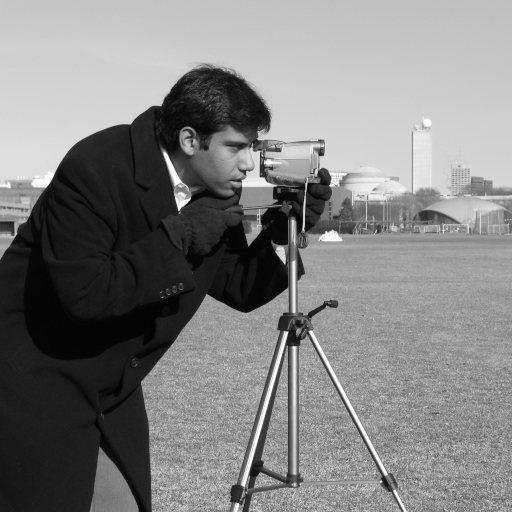
#> input picture skimage.data.camera(), 512 x 512 px
$ jupyter execute 'SS-2021-1-Lab-11-해설-20175334-장윤제.ipynb'
#> lines starting #> are read from the running program, lines starting #| are printed output that depends on the picture; long printed decimals are rounded
<h1 align='center'> 신호 및 시스템 실습 11</h1>

<p style="text-align: right"> 2021.5.27. (목)</p>

<div class="alert alert-block alert-info">

- 파일 이름에서 00000000을 자신의 학번으로, name을 자신의 이름으로 수정하세요.

- 다음 줄에 자신의 이름, 학번, 학과(전공)을 적으세요.

* 이름: 장윤제  &nbsp;&nbsp;          학번: 20175334   &nbsp;&nbsp;         학과(전공): 스마트IoT

</div>

- Jupyter notebook에 대한 설명은 [The Jupyter Notebook](https://jupyter-notebook.readthedocs.io/en/stable/)을  참고하라.

- Markdown은 [Markdown Guide](https://www.markdownguide.org/)를 참고하라.
- [Markdown Cheat Sheet](https://www.markdownguide.org/cheat-sheet/)
- Sympy의 복소수 관련 함수는 [sympy.functions.elementary.complexes](https://docs.sympy.org/latest/modules/functions/elementary.html#cbrt)를 참고하라.

* 제출 마감: 5월 29일 (토) 오후 6:00까지 최종본 제출

[cell 1]
from skimage import data, io, filters
import scipy.signal as sig
from scipy.signal import convolve2d
import numpy as np
import matplotlib.pyplot as plt
#dir(data)

[cell 2]
camera = data.camera()
#> camera is the input picture: shape (512, 512); min 0, max 255, mean 129.1
edge_roberts = filters.roberts(camera)
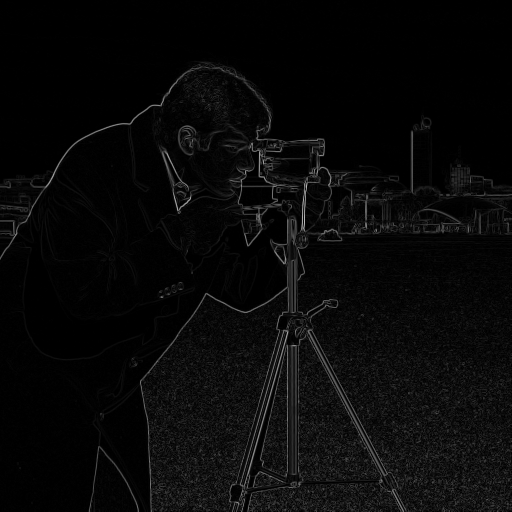
#> edge_roberts: shape (512, 512) float64; min 0, max 0.731, mean 0.0358
edge_sobel = filters.sobel(camera)
print(edge_roberts.dtype, edge_roberts.max(), edge_roberts.min())
#| float64 0.7314 0.0

[cell 3]
plt.imshow(camera, cmap='gray')
plt.show()

[cell 4]
plt.imshow(edge_roberts, cmap='gray')
plt.show()

[cell 5]
plt.imshow(edge_sobel, cmap='gray')
plt.show()

[cell 6]
h_line = np.array([[-1,-1,-1],[2,2,2],[-1,-1,-1]])
h_camera = sig.convolve2d(camera, h_line, mode='same')
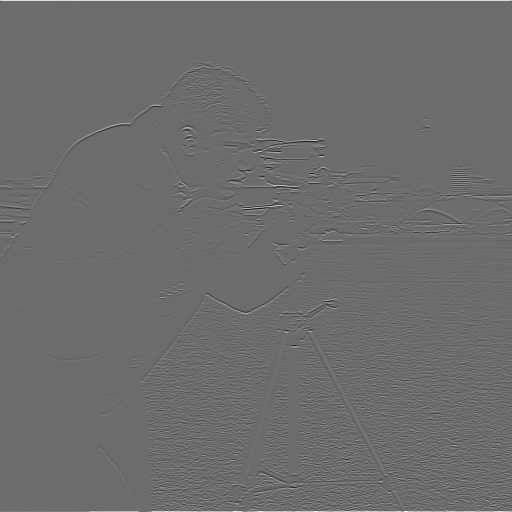
#> h_camera: shape (512, 512) int64; min -564, max 757, mean 1.8; drawn with min black and max white

[cell 7]
h_camera.min(), h_camera.max(), h_camera.dtype

[cell 8]
h_camera = (h_camera - h_camera.min()) / (h_camera.max() - h_camera.min())
h_camera.min(), h_camera.max(), h_camera.dtype

[cell 9]
plt.imshow(h_camera, cmap='gray')
plt.show()

[cell 10]
h_camera.mean()
#> Out = 0.428

[cell 11]
hh = h_camera.copy()
hh[hh>h_camera.mean()] = 1.
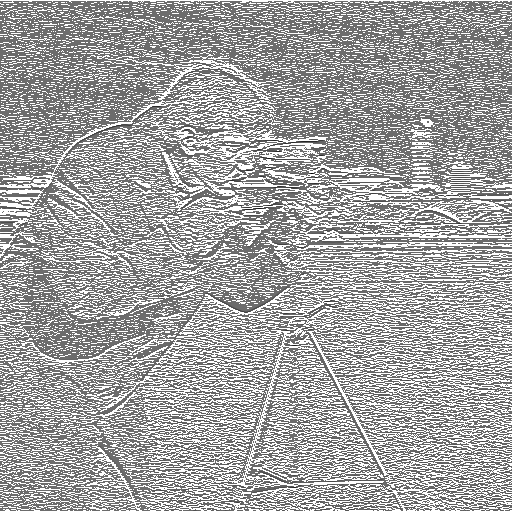
#> hh: shape (512, 512) float64; min 0, max 1, mean 0.645
hh[hh<=h_camera.mean()] = 0
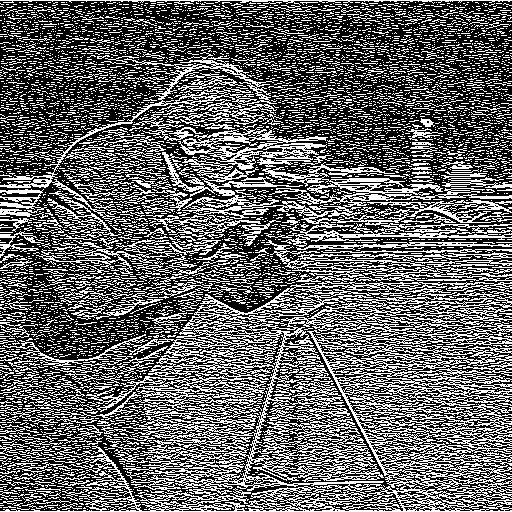
#> hh: shape (512, 512) float64; values 0 (black) and 1 (white), 39.4% white in thin lines or dots
plt.imshow(hh, cmap='gray')
plt.show()

[cell 12]
hh[:10,:10]

[cell 13]
d45_line = np.array([[-1,-1,2],[-1,2,-1],[2,-1,-1]])
d45_camera = sig.convolve2d(camera, d45_line, mode='same')
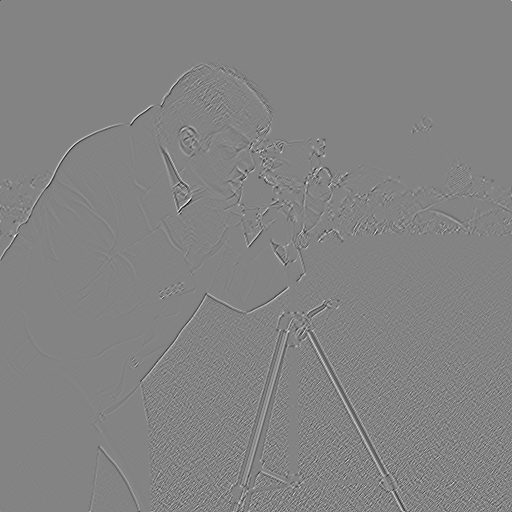
#> d45_camera: shape (512, 512) int64; min -466, max 438, mean 0; drawn with min black and max white

[cell 14]
d45_camera.min(), d45_camera.max(), d45_camera.dtype

[cell 15]
d45_camera = (d45_camera - d45_camera.min()) / (d45_camera.max() - d45_camera.min())
d45_camera.min(), d45_camera.max(), d45_camera.dtype

[cell 16]
plt.imshow(d45_camera, cmap='gray')
plt.show()

[cell 17]
d45 = d45_camera.copy()
d45[d45>d45_camera.mean()] = 1.
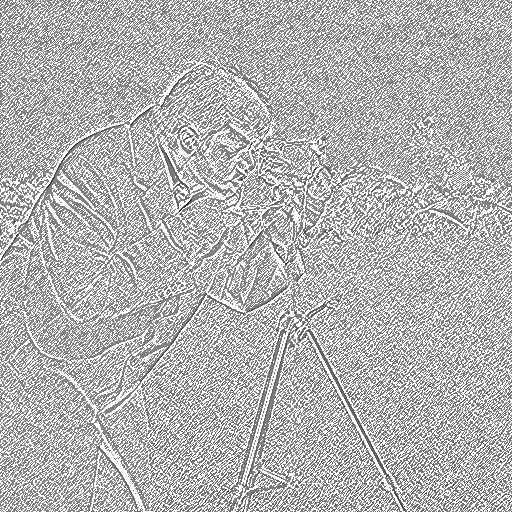
#> d45: shape (512, 512) float64; min 0, max 1, mean 0.727
d45[d45<=d45_camera.mean()] = 0
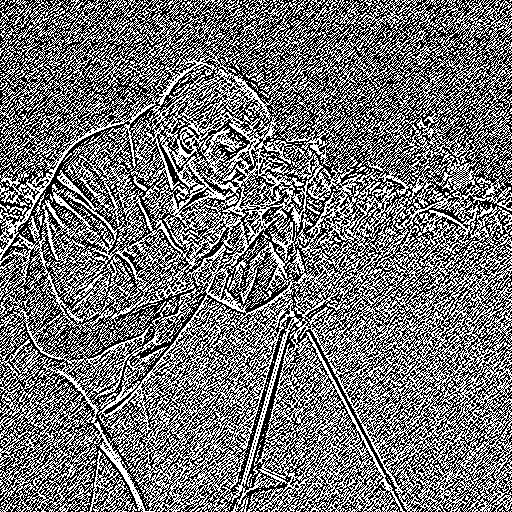
#> d45: shape (512, 512) float64; values 0 (black) and 1 (white), 45.6% white in thin lines or dots
plt.imshow(d45, cmap='gray')
plt.show()

[cell 18]
import numpy as np
import matplotlib.pyplot as plt
from IPython.display import Audio


def single_tone(duration, A, f, phi, fs=44100):
    t = np.arange(0, duration, 1/fs)
    return t, A * np.sin(2 * np.pi * f * t + phi)


def get_fade_window_2(duration=1, t_in=0.02, t_out=0.02, fs=44100):

    if t_in + t_out > duration:
        t_out = duration - t_in
    Ts = 1 / fs
    t = np.arange(0, duration, Ts)
    fade_window = []
    for t_ in t:
        if t_ < t_in :
            fade_window.append(t_/t_in)
        elif t_ < (duration - t_out):
            fade_window.append(1.0)
        else:
            fade_window.append((duration-t_)/t_out)

    return t, np.array(fade_window)

def score_to_wave(score, key_no, tempo=100, fs=44100):
#> called with tempo = 100, fs = 8000
    wav = np.array([])
    for note in score:
        key = note[0]
        no = key_no[key]
        length = note[1] * 60 / tempo
        if no < 1:
            f = 0.
        else:
            f = 440.0 * (2 ** ((no-49)/12))
        t, tone = single_tone(length, 0.8, f, 0, fs)
        t, win = get_fade_window_2(length, 0.02, 0.02, fs)
        wav = np.append(wav, tone*win)
    return wav


key_no = {'R':0, 'C4': 40, 'D4':42, 'E4':44, 'F4':45,
           'G4':47, 'A4': 49, 'B4': 51, 'C5':52,
          'D5':54, 'E5':56, 'F5':57,
           'G5':59, 'A5': 61, 'B5': 63, 'C6':64}

[cell 19]
fs = 8000
C_scale = (('C4', 1), ('D4', 1), ('E4', 1), ('F4', 1),
             ('G4', 1), ('A4', 1), ('B4', 1), ('C5', 1),
             ('D5', 1), ('E5', 1), ('F5', 1),
             ('G5', 1), ('A5', 1), ('B5', 1), ('C6', 1))

school_bell_sop_note = [('G4', 1), ('G4', 1), ('A4', 1), ('A4', 1), ('G4', 1), ('G4', 1), ('E4', 2),
                        ('G4', 1), ('G4', 1), ('E4', 1), ('E4', 1), ('D4', 3), ('R', 1),
                       ('G4', 1), ('G4', 1), ('A4', 1), ('A4', 1), ('G4', 1), ('G4', 1), ('E4', 2),
                       ('G4', 1), ('E4', 1), ('D4', 1), ('E4', 1), ('C4', 3), ('R', 1)]
C_scale_wav = score_to_wave(C_scale, key_no, tempo=100, fs=fs)

[cell 20]
no =64
440.0 * (2 ** ((no-49)/12))

[cell 21]
from IPython.display import Audio
Audio(C_scale_wav, rate=fs)

[cell 22]
h15 = np.full(15, 1/15)
H15 = np.fft.rfft(h15, 400)
plt.plot(np.abs(H15))
plt.show()
#> figure, not shown here; curve peaks at x = 0, y = 1

[cell 23]
y = np.convolve(h15, C_scale_wav)
y = np.convolve(h15, y)
y = np.convolve(h15, y)

Audio(y, rate=fs)

[cell 24]
h = sig.firwin(31, 0.05)
yn = np.convolve(h, C_scale_wav)
Audio(yn, rate=fs)

#### Comvolution sum 이해하기

[cell 25]
x = np.array([2, 1, 5, 4, 2])
h = np.array([2, 3, 1, 2])
np.convolve(h, x)

$$h[n] = [2, 3, 1, 2]$$
$$x[n] = [2, 1, 5, 4, 2]$$
\begin{align*}
y[n] &= \sum_{k=0}^3 h[k] x[n-k] \\
&= h[0] x[n] + h[1] x[n-1] + h[2]x[n-2] + h[3]x[n-3]
\end{align*}

|$$n$$ | 0 | 1 | 2| 3| 4| 5| 6| 7 | 8 |
--|--|--|--|--|--|--|--|--|--
$$h[n]$$ | 2 | 3 | 1 | 2 | | ||
$$x[n]$$ | 2 | 1| 5| 4| 2| | ||
$$h[0]x[n]$$ | (2)2 | (2)1| (2)5| (2)4| (2)2| || |
$$h[1]x[n-1]$$ || (3)2 | (3)1| (3)5| (3)4| (3)2| | |
$$h[2]x[n-2]$$ ||| 2 | 1| 5| 4| 2| |
$$h[3]x[n-3]$$ |||| (2)2 | (2)1| (2)5| (2)4|(2) 2 |
$$y[n]$$ | 4 |8|15| 28| 23| 20| 10|4|

[cell 26]
fs = 100
f0 = 1
fn = 20
t = np.arange(0, 3, 1/fs)
x = np.sin(2*np.pi*f0*t)
e = 0.3*np.sin(2*np.pi*fn*t)
xe = x + e
plt.figure(figsize=(12,4))
plt.plot(t, xe)
plt.ylim(-1.3, 1.3)
plt.show()
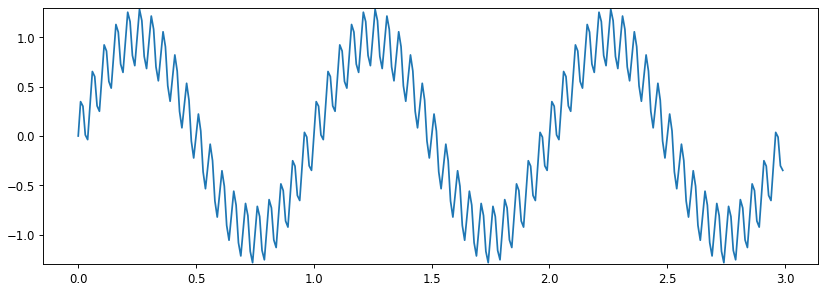
#> figure drawn by matplotlib, 1 panel; curve peaks at x = 1.26, y = 1.28

[cell 27]
XE = np.fft.rfft(xe, 1024)
plt.plot(np.abs(XE))
plt.show()
#> figure, not shown here; curve peaks at x = 10, y = 150.6

[cell 28]
h1 = sig.firwin2(31, [0, 0.2, 0.25, 1.0], [1, 1, 0, 0])
y1 = np.convolve(h1, xe, mode='same')
plt.plot(y1)
plt.ylim(-1.3, 1.3)
plt.show()
#> figure, not shown here; curve peaks at x = 125, y = 0.999

[cell 29]
Y1 = np.fft.rfft(y1, 1024)
H1 = np.fft.rfft(h1, 1024)
plt.figure(figsize=(8, 6))
plt.subplot(311)
plt.plot(np.abs(XE))
plt.subplot(312)
plt.plot(np.abs(H1))
plt.subplot(313)
plt.plot(np.abs(Y1))
plt.show()
#> figure, not shown here; panel 1: curve peaks at x = 10, y = 150.6; panel 2: curve peaks at x = 42, y = 1; panel 3: curve peaks at x = 10, y = 150.5

[cell 30]
h2 = sig.firwin(31, 0.2, pass_zero=False)
y2 = np.convolve(h2, xe, mode='same')
plt.plot(y2)
plt.ylim(-1.3, 1.3)
plt.show()
#> figure, not shown here; curve peaks at x = 6, y = 0.294

[cell 31]
Y2= np.fft.rfft(y2, 1024)
H2= np.fft.rfft(h2, 1024)
plt.figure(figsize=(8, 6))
plt.subplot(311)
plt.plot(np.abs(XE))
plt.subplot(312)
plt.plot(np.abs(H2))
plt.subplot(313)
plt.plot(np.abs(Y2))
plt.ylim(0, 150)
plt.show()
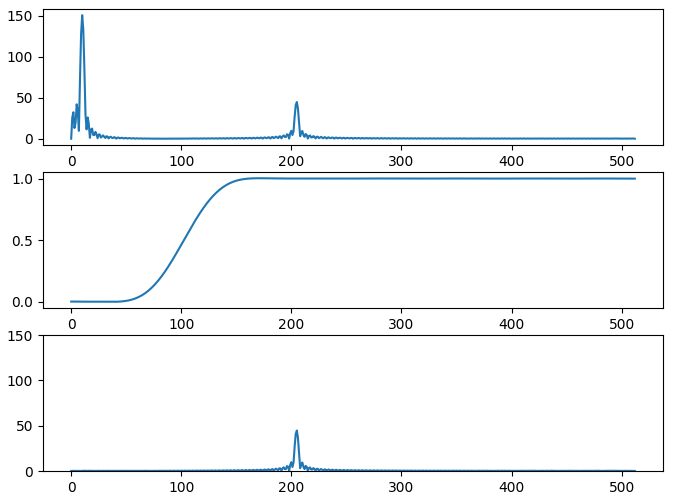
#> figure drawn by matplotlib, 3 panels; panel 1: curve peaks at x = 10, y = 150.6; panel 2: curve peaks at x = 171, y = 1; panel 3: curve peaks at x = 205, y = 44.68

#### 문제 1:

다음 두 신호의 convolution sum 연산 과정을 2 가지 방법으로 계산하라. (종이에 손으로 계산한 것을 별도 제출)

$$x[n] = \{1, 2, 1\} $$
$$h[n] = \{2, 3, 1, 2\} $$

[cell 32]
x = np.array([1,2,1])
h = np.array([2,3,1,2])

y1 = np.convolve(h,x)
y2 = np.convolve(x,h)
print(y1)
print(y2)

[cell 33]
from PIL import Image

Image.open('no1.jpg')
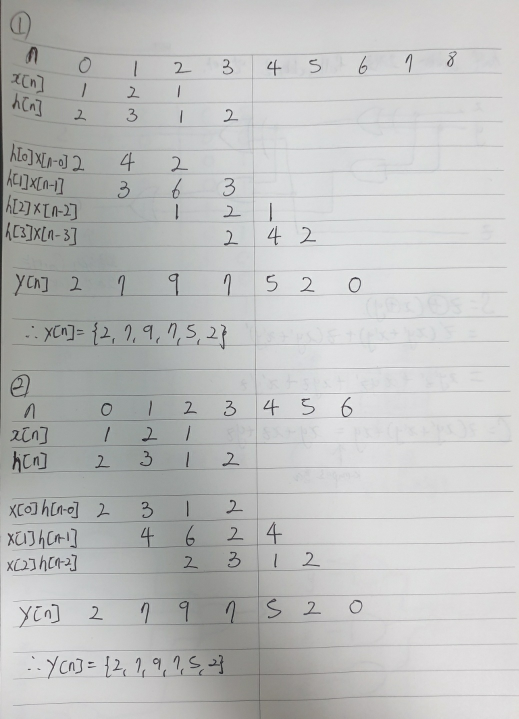
#> input picture 11주차_20175334_장윤제/no1.jpg, 1037 x 1437 px (shown at 1/2 size)
